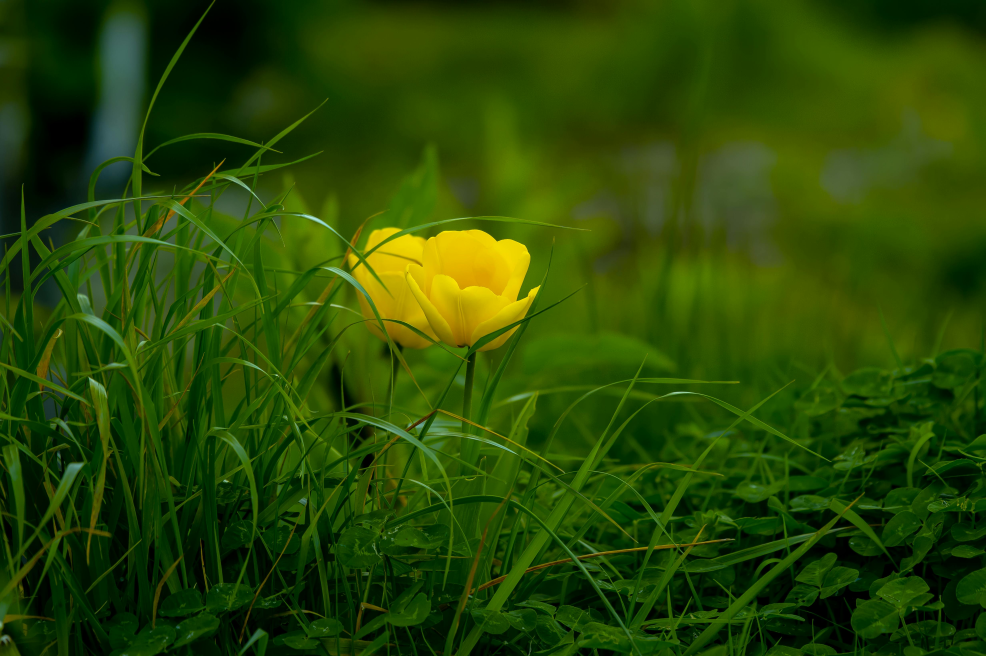
#> input picture sample.jpg, 4928 x 3280 px (shown at 1/5 size)
$ python contour_features.py
#> lines starting #> are read from the running program, lines starting #| are printed output that depends on the picture; after the words box and inside, x2 and y2 are one past the last pixel; in counts of white or black regions, pixels touching at a corner belong together
import cv2
import numpy as np

image = cv2.imread("sample.jpg")
#> image is the input picture: shape (3280, 4928, 3); mean B, G, R 4.2, 71.7, 40.4

def rescaleFrame(frame,scale = 0.15):
#> called with scale = 0.15
    width = int(frame.shape[1]* scale)
#> width = 739
    height = int(frame.shape[0]* scale)
#> height = 492
    dimensions = (width,height)
#> dimensions = (739, 492)
    return cv2.resize(frame, dimensions)
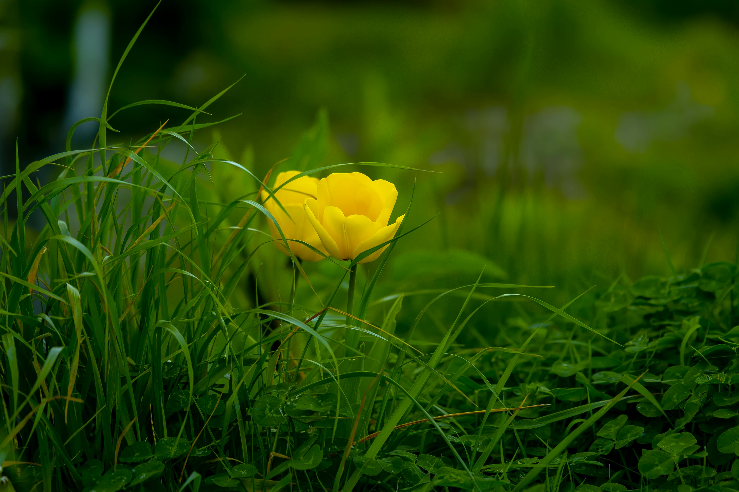
#> returned value: shape (492, 739, 3); mean of channels 0, 1, 2 4.2, 71.7, 40.3; drawn as B, G, R


resized_image = rescaleFrame(image)

# Converting into Gray Scale
gray_image = cv2.cvtColor( resized_image , cv2.COLOR_BGR2GRAY)
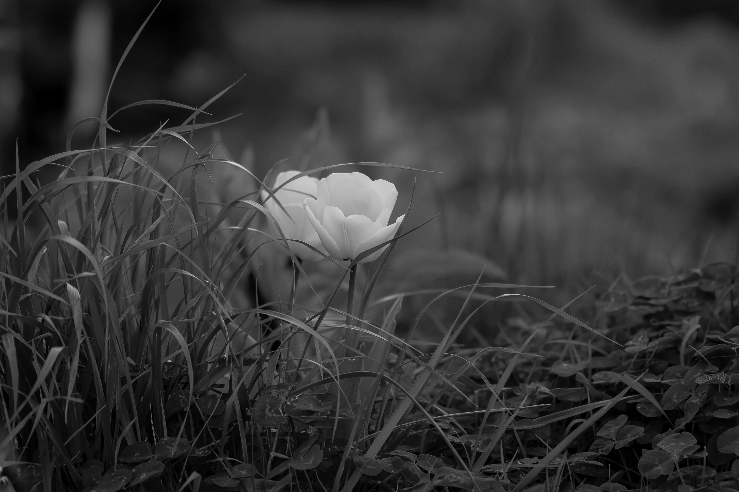
#> gray_image: shape (492, 739); min 0, max 222, mean 54.6

# Binary Threshold
_, thresh = cv2.threshold(gray_image,127,255,cv2.THRESH_BINARY)
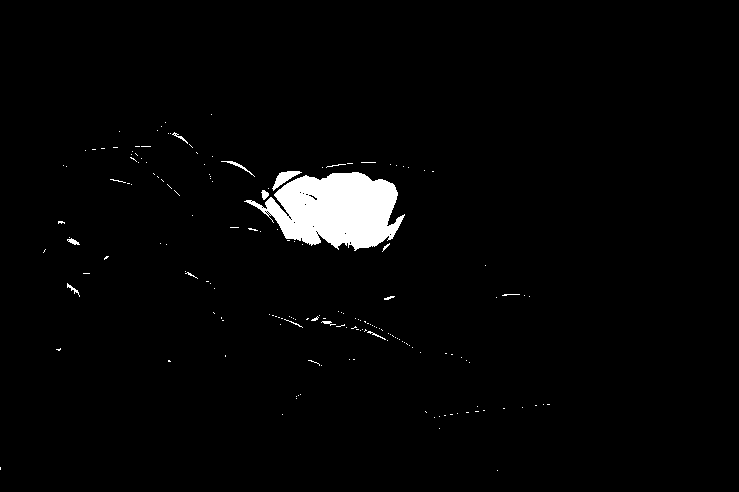
#> thresh: shape (492, 739); 2.5% white; 172 white regions (157 under 20 px), largest, box (x1, y1, x2, y2) and area: (244, 172, 405, 251) 7861, (272, 171, 302, 191) 225, (221, 161, 255, 177) 74

# Creating Kernel
kernel = np.ones((3,3),np.uint8)

# Opening (Erosion then Dilation)
opening = cv2.morphologyEx(thresh,cv2.MORPH_OPEN, kernel)
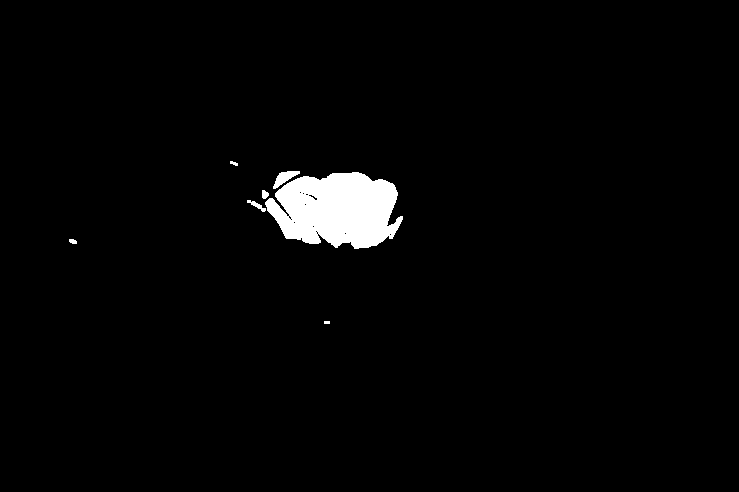
#> opening: shape (492, 739); 2.2% white; 7 white regions (1 under 20 px)

# Contouring
contours, hieararchy = cv2.findContours(opening ,
                                        cv2.RETR_EXTERNAL,
                                        cv2.CHAIN_APPROX_SIMPLE)
#> contours = 7 contours, 2 with area under 20; largest, box (x1, y1, x2, y2) and area: (265, 172, 403, 249) 7522, (273, 171, 300, 189) 186, (247, 200, 266, 212) 54, (262, 190, 269, 199) 36, (69, 239, 77, 244) 22; hieararchy = [[1, -1, -1, -1], [2, 0, -1, -1], [3, 1, -1, -1], [4, 2, -1, -1], [5, 3, -1, -1], [6, 4, -1, -1], [-1, 5, -1, -1]]

print("Total contours found:", len(contours))
#| Total contours found: 7

output = resized_image.copy()
cv2.drawContours(output, contours , -1, (0,255,0),4)
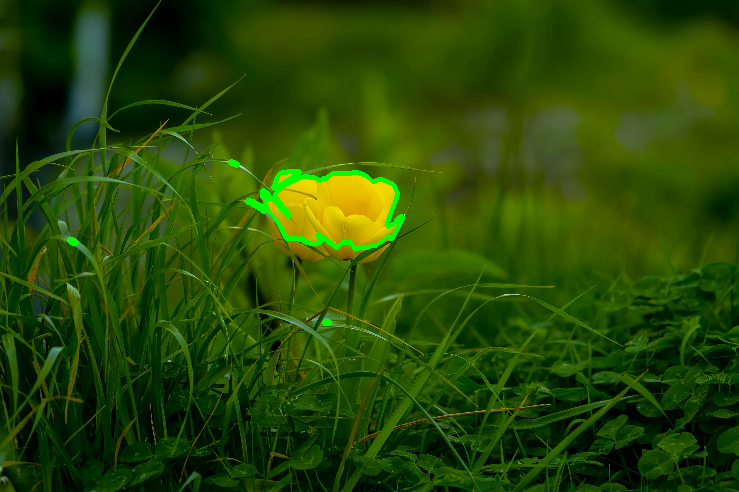
#> output: shape (492, 739, 3); 0.76% of pixels changed, all inside (x1, y1, x2, y2) = (67, 159, 405, 326)


for cnt in contours:
    area = cv2.contourArea(cnt)
    print("Area:", area)
    x, y, w, h = cv2.boundingRect(cnt)

    if area > 80 :
        perimeter = cv2.arcLength(cnt,True)
        cv2.rectangle(output, (x, y), (x + w, y + h), (0, 0, 255), 4)
    else:
        cv2.rectangle(output, (x, y), (x + w, y + h), (0, 225, 0), 2)

    print("Bounding Rect:", x, y, w, h)
#> this loop made 7 passes
#> (area, x, y, w, h, perimeter) on passes 5 to 6: (7522, 265, 172, 138, 77, 486.6), (186.5, 273, 171, 27, 18, 72.53)
#> (area, x, y, w, h) on passes 2 to 4: (22, 69, 239, 8, 5), (54.5, 247, 200, 19, 12), (36.5, 262, 190, 7, 9)
#| Area: 10.0
#| Bounding Rect: 324 321 6 3
#| Area: 22.0
#| Bounding Rect: 69 239 8 5
#| Area: 54.5
#| Bounding Rect: 247 200 19 12
#| Area: 36.5
#| Bounding Rect: 262 190 7 9
#| Area: 7522.0
#| Bounding Rect: 265 172 138 77
#> (further printed lines are left out)
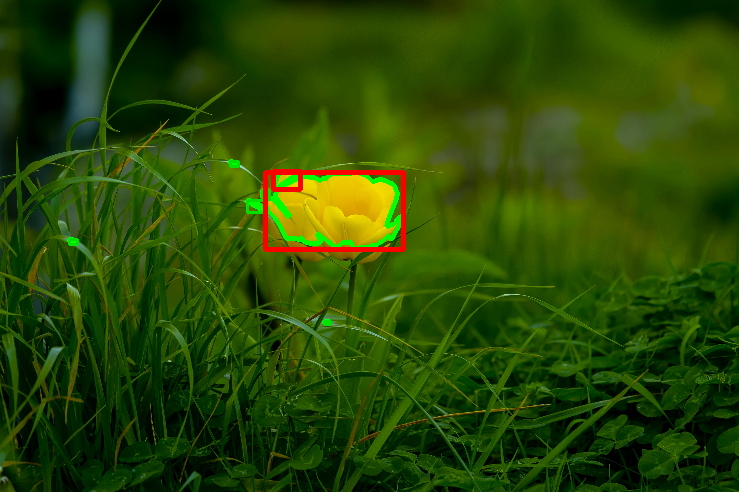
#> output: shape (492, 739, 3); 0.78% of pixels changed, all inside (x1, y1, x2, y2) = (68, 160, 406, 326)


cv2.imshow("Detected Objects", output)

cv2.waitKey(0)
cv2.destroyAllWindows()
